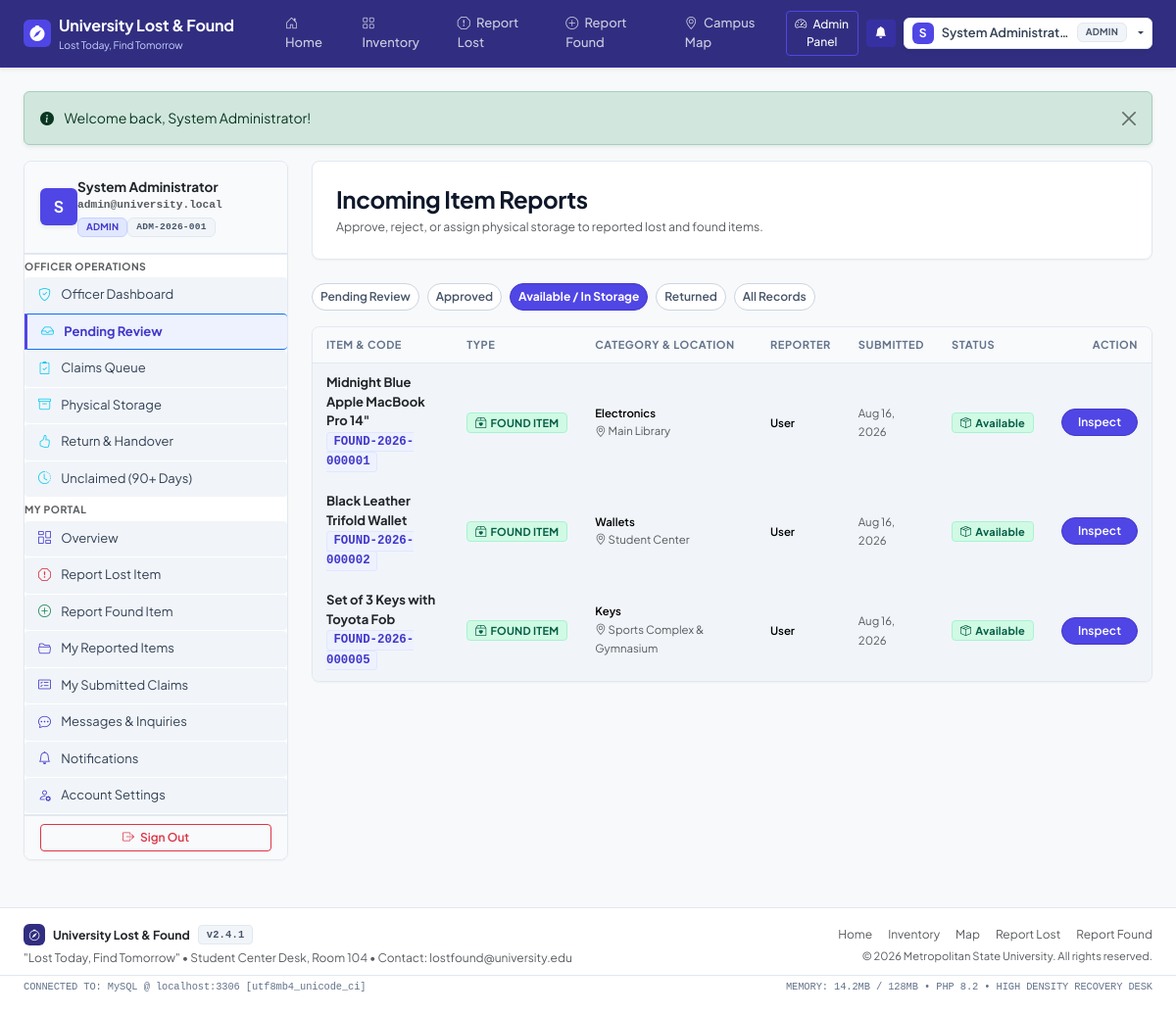
Page /officer/reports.php?status=available (signed in) on the committed database.
### tables this page shows
CREATE TABLE `items` (
  `id` INT UNSIGNED NOT NULL AUTO_INCREMENT,
  `reference_code` VARCHAR(30) NOT NULL UNIQUE,
  `type` ENUM('lost', 'found') NOT NULL,
  `title` VARCHAR(200) NOT NULL,
  `description` TEXT NOT NULL,
  `category_id` INT UNSIGNED NOT NULL,
  `brand` VARCHAR(100) NULL,
  `model` VARCHAR(100) NULL,
  `color` VARCHAR(50) NULL,
  `serial_number` VARCHAR(100) NULL,
  `identification_details` TEXT NULL,
  `date_lost` DATE NULL,
  `date_found` DATE NULL,
  `time_lost` TIME NULL,
  `time_found` TIME NULL,
  `location_id` INT UNSIGNED NOT NULL,
  `reported_by` INT UNSIGNED NOT NULL,
  `has_physical_possession` TINYINT(1) NOT NULL DEFAULT 1,
  `status` ENUM('pending', 'approved', 'rejected', 'available', 'claimed', 'under_verification', 'ready_for_handover', 'returned', 'unclaimed', 'disposed', 'cancelled') NOT NULL DEFAULT 'pending',
  `privacy_level` ENUM('public', 'restricted') NOT NULL DEFAULT 'public',
  `approved_by` INT UNSIGNED NULL,
  `approved_at` DATETIME NULL,
  `rejection_reason` TEXT NULL,
  `created_at` TIMESTAMP NOT NULL DEFAULT CURRENT_TIMESTAMP,
  `updated_at` TIMESTAMP NOT NULL DEFAULT CURRENT_TIMESTAMP ON UPDATE CURRENT_TIMESTAMP,
  PRIMARY KEY (`id`),
  KEY `fk_items_category` (`category_id`),
  KEY `fk_items_location` (`location_id`),
  KEY `fk_items_reporter` (`reported_by`),
  KEY `fk_items_approver` (`approved_by`),
  CONSTRAINT `fk_items_category` FOREIGN KEY (`category_id`) REFERENCES `categories` (`id`),
  CONSTRAINT `fk_items_location` FOREIGN KEY (`location_id`) REFERENCES `locations` (`id`),
  CONSTRAINT `fk_items_reporter` FOREIGN KEY (`reported_by`) REFERENCES `users` (`id`) ON DELETE CASCADE,
  CONSTRAINT `fk_items_approver` FOREIGN KEY (`approved_by`) REFERENCES `users` (`id`) ON DELETE SET NULL
);

CREATE TABLE `categories` (
  `id` INT UNSIGNED NOT NULL AUTO_INCREMENT,
  `name` VARCHAR(100) NOT NULL UNIQUE,
  `description` TEXT NULL,
  `icon` VARCHAR(50) NOT NULL DEFAULT 'bi-tag',
  `status` ENUM('active', 'inactive') NOT NULL DEFAULT 'active',
  `created_at` TIMESTAMP NOT NULL DEFAULT CURRENT_TIMESTAMP,
  `updated_at` TIMESTAMP NOT NULL DEFAULT CURRENT_TIMESTAMP ON UPDATE CURRENT_TIMESTAMP,
  PRIMARY KEY (`id`)
);

CREATE TABLE `locations` (
  `id` INT UNSIGNED NOT NULL AUTO_INCREMENT,
  `name` VARCHAR(150) NOT NULL,
  `building` VARCHAR(100) NULL,
  `campus` VARCHAR(100) NOT NULL DEFAULT 'Main Campus',
  `description` TEXT NULL,
  `latitude` DECIMAL(10, 8) NULL,
  `longitude` DECIMAL(11, 8) NULL,
  `status` ENUM('active', 'inactive') NOT NULL DEFAULT 'active',
  `created_at` TIMESTAMP NOT NULL DEFAULT CURRENT_TIMESTAMP,
  `updated_at` TIMESTAMP NOT NULL DEFAULT CURRENT_TIMESTAMP ON UPDATE CURRENT_TIMESTAMP,
  PRIMARY KEY (`id`)
);

### classes/Database.php (called while the page is built, shortened)
<?php
class Database {
    private static ?Database $instance = null;
    private ?PDO $pdo = null;
    private function __construct() {
        $host = defined('DB_HOST') ? DB_HOST : 'localhost';
        $db   = defined('DB_NAME') ? DB_NAME : 'university_lost_found';
        $user = defined('DB_USER') ? DB_USER : 'root';
        $pass = defined('DB_PASS') ? DB_PASS : '';
        $port = defined('DB_PORT') ? DB_PORT : 3306;
        $charset = defined('DB_CHARSET') ? DB_CHARSET : 'utf8mb4';
        $dsn = "mysql:host={$host};port={$port};dbname={$db};charset={$charset}";
        $options = [
            PDO::ATTR_ERRMODE            => PDO::ERRMODE_EXCEPTION,
            PDO::ATTR_DEFAULT_FETCH_MODE => PDO::FETCH_ASSOC,
            PDO::ATTR_EMULATE_PREPARES   => false,
            PDO::MYSQL_ATTR_INIT_COMMAND => "SET NAMES {$charset} COLLATE utf8mb4_unicode_ci"
        ];
        try {
            $this->pdo = new PDO($dsn, $user, $pass, $options);
        } catch (PDOException $e) {
            error_log("PDO Connection Failed: " . $e->getMessage());
            throw new Exception("Unable to connect to the university database. Please check MySQL service.");
        }
    }
    public static function getInstance(): Database {
        if (self::$instance === null) {
            self::$instance = new Database();
        }
        return self::$instance;
    }
    public function getConnection(): ?PDO {
        return $this->pdo;
    }
}

### classes/Item.php (called while the page is built, shortened)
<?php
require_once __DIR__ . '/Database.php';
class Item {
    private PDO $pdo;
    public function __construct() {
        $this->pdo = Database::getInstance()->getConnection();
    }
    public function getItems(array $filters = [], int $limit = 12, int $offset = 0): array {
        $conditions = ["1=1"];
        $params = [];
        if (isset($filters['public_only']) && $filters['public_only']) {
            $conditions[] = "i.status IN ('approved', 'available', 'claimed', 'under_verification', 'ready_for_handover', 'returned')";
        } elseif (!empty($filters['status'])) {
            $conditions[] = "i.status = :status";
            $params['status'] = $filters['status'];
        }
        $whereClause = implode(' AND ', $conditions);
        $sql = "SELECT i.*, c.name AS category_name, c.icon AS category_icon,
                       l.name AS location_name, l.building, l.campus,
                       (SELECT image_path FROM item_images WHERE item_id = i.id ORDER BY is_primary DESC LIMIT 1) AS primary_image
                FROM items i
                LEFT JOIN categories c ON i.category_id = c.id
                LEFT JOIN locations l ON i.location_id = l.id
                WHERE {$whereClause}
                ORDER BY i.created_at DESC
                LIMIT :limit OFFSET :offset";
        $stmt = $this->pdo->prepare($sql);
        foreach ($params as $key => $val) {
            $stmt->bindValue(':' . $key, $val);
        }
        $stmt->bindValue(':limit', $limit, PDO::PARAM_INT);
        $stmt->bindValue(':offset', $offset, PDO::PARAM_INT);
        $stmt->execute();
        return $stmt->fetchAll();
    }
}

### officer/reports.php (the view, shortened to what this page needs)
<?php
require_once __DIR__ . '/../classes/Item.php';
require_once __DIR__ . '/../classes/Database.php';
$itemModel = new Item();
$status = $_GET['status'] ?? 'pending';
$filters = [];
if (!empty($status) && $status !== 'all') {
    $filters['status'] = $status;
}
$items = $itemModel->getItems($filters, 50, 0);
require_once __DIR__ . '/../includes/header.php';
require_once __DIR__ . '/../includes/navbar.php';
?>
<div class="container-fluid px-lg-4 py-4">
    <?= renderFlash() ?>
    <div class="row g-4">
        <div class="col-lg-3">
            <?php require_once __DIR__ . '/../includes/sidebar.php'; ?>
        </div>
        <div class="col-lg-9">
            <div class="card border-0 shadow-sm rounded-4 p-4 mb-4 bg-white">
                <div class="d-flex flex-column flex-md-row justify-content-between align-items-md-center gap-3">
                    <div>
                        <h4 class="fw-bold mb-1">Incoming Item Reports</h4>
                        <p class="text-muted small mb-0">Approve, reject, or assign physical storage to reported lost and found items.</p>
                    </div>
                </div>
            </div>
            <div class="d-flex flex-wrap gap-2 mb-3">
                <a href="?status=pending" class="btn btn-sm rounded-pill <?= ($status === 'pending') ? 'btn-warning fw-bold' : 'btn-outline-secondary bg-white' ?>">
                    Pending Review
                </a>
                <a href="?status=approved" class="btn btn-sm rounded-pill <?= ($status === 'approved') ? 'btn-success fw-bold' : 'btn-outline-secondary bg-white' ?>">
                    Approved
                </a>
                <a href="?status=available" class="btn btn-sm rounded-pill <?= ($status === 'available') ? 'btn-primary fw-bold' : 'btn-outline-secondary bg-white' ?>">
                    Available / In Storage
                </a>
                <a href="?status=returned" class="btn btn-sm rounded-pill <?= ($status === 'returned') ? 'btn-dark fw-bold' : 'btn-outline-secondary bg-white' ?>">
                    Returned
                </a>
                <a href="?status=all" class="btn btn-sm rounded-pill <?= ($status === 'all') ? 'btn-secondary fw-bold' : 'btn-outline-secondary bg-white' ?>">
                    All Records
                </a>
            </div>
            <div class="card border-0 shadow-sm rounded-4 bg-white overflow-hidden">
                <div class="table-responsive">
                    <table class="table align-middle mb-0 table-hover">
                        <thead class="table-light text-muted small text-uppercase">
                            <tr>
                                <th class="ps-4">Item & Code</th>
                                <th>Type</th>
                                <th>Category & Location</th>
                                <th>Reporter</th>
                                <th>Submitted</th>
                                <th>Status</th>
                                <th class="text-end pe-4">Action</th>
                            </tr>
                        </thead>
                        <tbody>
                            <?php if (empty($items)): ?>
                                <tr>
                                    <td colspan="7" class="text-center py-5 text-muted">
                                        <i class="bi bi-inbox fs-1 d-block mb-2"></i>
                                        No item reports match this filter.
                                    </td>
                                </tr>
                            <?php else: ?>
                                <?php foreach ($items as $it): ?>
                                    <tr>
                                        <td class="ps-4">
                                            <span class="fw-bold text-dark d-block"><?= e($it['title']) ?></span>
                                            <code><?= e($it['reference_code']) ?></code>
                                        </td>
                                        <td><?= getTypeBadge($it['type']) ?></td>
                                        <td>
                                            <span class="small d-block fw-semibold"><?= e($it['category_name']) ?></span>
                                            <small class="text-muted"><i class="bi bi-geo-alt"></i> <?= e($it['location_name']) ?></small>
                                        </td>
                                        <td>
                                            <span class="small fw-semibold d-block"><?= e($it['reporter_name'] ?? 'User') ?></span>
                                        </td>
                                        <td><span class="small text-muted"><?= formatDate($it['created_at']) ?></span></td>
                                        <td><?= getStatusBadge($it['status']) ?></td>
                                        <td class="text-end pe-4">
                                            <a href="<?= APP_URL ?>/officer/report-view.php?id=<?= $it['id'] ?>" class="btn btn-primary btn-sm rounded-pill px-3">
                                                Inspect
                                            </a>
                                        </td>
                                    </tr>
                                <?php endforeach; ?>
                            <?php endif; ?>
                        </tbody>
                    </table>
                </div>
            </div>
        </div>
    </div>
</div>
<?php require_once __DIR__ . '/../includes/footer.php'; ?>

### includes/functions.php (shortened to what this page needs)
<?php
function e(?string $string): string {
    return htmlspecialchars((string)$string, ENT_QUOTES, 'UTF-8');
}
function getFlash(): ?array {
    if (isset($_SESSION['flash'])) {
        $flash = $_SESSION['flash'];
        return $flash;
    }
    return null;
}
function renderFlash(): string {
    $flash = getFlash();
    $type = e($flash['type']);
    $msg = e($flash['message']);
    return "
    <div class=\"alert alert-{$type} alert-dismissible fade show shadow-sm\" role=\"alert\">
        <i class=\"bi bi-info-circle-fill me-2\"></i> {$msg}
        <button type=\"button\" class=\"btn-close\" data-bs-dismiss=\"alert\" aria-label=\"Close\"></button>
    </div>";
}
function formatDate(?string $datetime, string $format = 'M d, Y'): string {
    return date($format, strtotime($datetime));
}
function getStatusBadge(string $status): string {
    $map = [
        'pending'            => ['warning', 'bi-hourglass-split', 'Pending Review'],
        'approved'           => ['info', 'bi-check-circle', 'Approved'],
        'available'          => ['success', 'bi-box-seam', 'Available'],
        'claimed'            => ['primary', 'bi-person-check', 'Claim Submitted'],
        'under_verification' => ['warning', 'bi-shield-check', 'Under Verification'],
        'ready_for_handover' => ['success', 'bi-hand-thumbs-up', 'Ready for Handover'],
        'returned'           => ['secondary', 'bi-check2-all', 'Returned / Handed Over'],
        'unclaimed'          => ['dark', 'bi-clock-history', 'Unclaimed (90+ Days)'],
        'disposed'           => ['danger', 'bi-trash', 'Disposed / Donated'],
        'rejected'           => ['danger', 'bi-x-circle', 'Rejected'],
        'under_review'       => ['info', 'bi-search', 'Under Review'],
        'completed'          => ['success', 'bi-award', 'Completed']
    ];
    $info = $map[$status] ?? ['secondary', 'bi-tag', ucfirst($status)];
    return "<span class=\"badge bg-{$info[0]} d-inline-flex align-items-center gap-1 px-2.5 py-1.5\"><i class=\"bi {$info[1]}\"></i> {$info[2]}</span>";
}
function getTypeBadge(string $type): string {
    return '<span class="badge bg-success-subtle text-success border border-success-subtle"><i class="bi bi-box2-heart me-1"></i>FOUND ITEM</span>';
}

### assets/css/style.css (style rules this page uses)
:root { --bs-primary: #4338ca; --bs-primary-rgb: 67, 56, 202; --bs-primary-hover: #3730a3; --bs-indigo-900: #312e81; --bs-indigo-800: #3730a3; --bs-indigo-600: #4f46e5; --bs-indigo-50: #eef2ff; --bs-indigo-100: #e0e7ff; --bs-secondary: #64748b; --bs-body-bg: #f1f5f9; --bs-body-color: #1e293b; --bs-border-color: #e2e8f0; --bs-card-border-radius: 8px; --bs-border-radius: 6px; --bs-border-radius-sm: 4px; --bs-border-radius-lg: 8px; --bs-font-sans-serif: 'Plus Jakarta Sans', -apple-system, BlinkMacSystemFont, 'Segoe UI', Roboto, Helvetica, Arial, sans-serif; --bs-font-monospace: ui-monospace, SFMono-Regular, Menlo, Monaco, Consolas, "Liberation Mono", "Courier New", monospace; }
body { font-family: var(--bs-font-sans-serif); background-color: #f1f5f9; color: #1e293b; font-size: 0.875rem; line-height: 1.5; -webkit-font-smoothing: antialiased; }
h1, h2, h3, h4, h5, h6, .h1, .h2, .h3, .h4, .h5, .h6 { color: #0f172a; font-weight: 700; letter-spacing: -0.015em; }
code, kbd, samp, pre, .font-monospace { font-family: var(--bs-font-monospace) !important; font-size: 0.775rem; font-weight: 600; }
code { color: #4338ca; background-color: #eef2ff; padding: 0.15rem 0.4rem; border-radius: 4px; border: 1px solid #e0e7ff; }
.card { background-color: #ffffff; border: 1px solid #e2e8f0 !important; border-radius: 8px !important; box-shadow: 0 1px 2px 0 rgba(0, 0, 0, 0.04) !important; }
.table { font-size: 0.8125rem; margin-bottom: 0; color: #1e293b; border-collapse: collapse; }
.table thead th { background-color: #f8fafc !important; color: #64748b !important; font-size: 0.6875rem !important; font-weight: 700 !important; text-transform: uppercase !important; letter-spacing: 0.05em !important; padding: 0.625rem 0.875rem !important; border-bottom: 1px solid #e2e8f0 !important; white-space: nowrap; }
.table tbody td { padding: 0.625rem 0.875rem !important; border-bottom: 1px solid #f1f5f9; vertical-align: middle; }
.badge { font-size: 0.6875rem; font-weight: 700; letter-spacing: 0.02em; padding: 0.25rem 0.5rem; border-radius: 4px; }
.badge.bg-success, .badge.bg-success-subtle { background-color: #d1fae5 !important; color: #065f46 !important; border: 1px solid #a7f3d0 !important; }
.btn { font-size: 0.8125rem; font-weight: 600; border-radius: 6px; padding: 0.375rem 0.75rem; transition: all 0.15s ease-in-out; }
.btn-sm { font-size: 0.75rem; padding: 0.25rem 0.5rem; border-radius: 4px; }
.btn-primary { background-color: #4f46e5; border-color: #4338ca; color: #ffffff; }
.btn-outline-secondary { color: #475569; border-color: #cbd5e1; background-color: #ffffff; }

### rows in the picture
items: title "Midnight Blue Apple MacBook Pro 14\"", reference_code "FOUND-2026-000001", category.name "Electronics", location.name "Main Library", reporter_name "User", created_at "Aug 16, 2026", status "Available"
items: title "Black Leather Trifold Wallet", reference_code "FOUND-2026-000002", category.name "Wallets", location.name "Student Center", reporter_name "User", created_at "Aug 16, 2026", status "Available"
items: title "Set of 3 Keys with Toyota Fob", reference_code "FOUND-2026-000005", category.name "Keys", location.name "Sports Complex & Gymnasium", reporter_name "User", created_at "Aug 16, 2026", status "Available"

### other values in the picture
APP_NAME "University Lost & Found"
APP_SLOGAN "Lost Today, Find Tomorrow"
substr($user['full_name'], 0, 1) "S"
$user['full_name'] "System Administrat…"
$user['role'] "ADMIN"
$msg "Welcome back, System Administrator!"
substr($user['full_name'] ?? 'U', 0, 1) "S"
$user['full_name'] "System Administrator"
$user['email'] "admin@university.local"
$role "ADMIN"
$user['university_id'] "ADM-2026-001"
